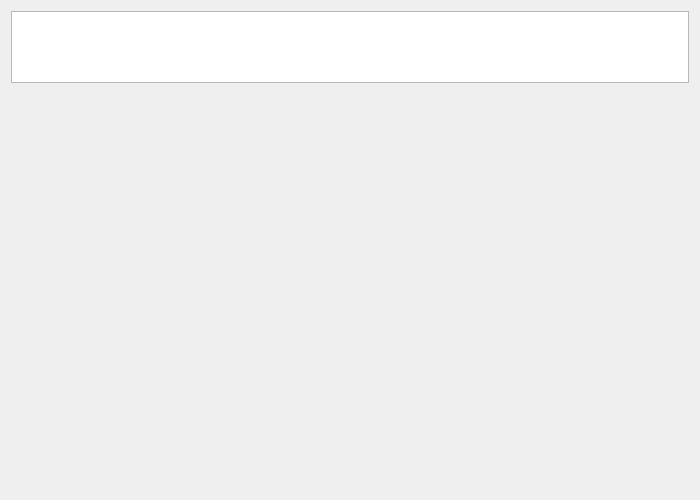
<?xml version="1.0" encoding="UTF-8"?>
<ui version="4.0">
 <class>AdapterPage</class>
 <widget class="QWidget" name="AdapterPage">
  <property name="geometry">
   <rect>
    <x>0</x>
    <y>0</y>
    <width>700</width>
    <height>500</height>
   </rect>
  </property>
  <property name="windowTitle">
   <string>Adapter</string>
  </property>
  <property name="windowIcon">
   <iconset resource="source.qrc">
    <normaloff>:/images/icon_adapter_normal.png</normaloff>
    <disabledoff>:/images/icon_adapter_disabled.png</disabledoff>
    <selectedoff>:/images/icon_adapter_selected.png</selectedoff>:/images/icon_adapter_normal.png</iconset>
  </property>
  <layout class="QVBoxLayout" name="verticalLayout">
   <item>
    <widget class="QListWidget" name="_list">
     <property name="sizePolicy">
      <sizepolicy hsizetype="Expanding" vsizetype="Preferred">
       <horstretch>0</horstretch>
       <verstretch>0</verstretch>
      </sizepolicy>
     </property>
     <property name="verticalScrollBarPolicy">
      <enum>Qt::ScrollBarAlwaysOff</enum>
     </property>
     <property name="sizeAdjustPolicy">
      <enum>QAbstractScrollArea::AdjustToContents</enum>
     </property>
     <property name="editTriggers">
      <set>QAbstractItemView::NoEditTriggers</set>
     </property>
     <property name="iconSize">
      <size>
       <width>32</width>
       <height>32</height>
      </size>
     </property>
     <property name="textElideMode">
      <enum>Qt::ElideNone</enum>
     </property>
     <property name="movement">
      <enum>QListView::Static</enum>
     </property>
     <property name="flow">
      <enum>QListView::LeftToRight</enum>
     </property>
     <property name="isWrapping" stdset="0">
      <bool>false</bool>
     </property>
     <property name="viewMode">
      <enum>QListView::IconMode</enum>
     </property>
    </widget>
   </item>
   <item>
    <widget class="QStackedWidget" name="_pages">
     <property name="sizePolicy">
      <sizepolicy hsizetype="Preferred" vsizetype="Expanding">
       <horstretch>0</horstretch>
       <verstretch>0</verstretch>
      </sizepolicy>
     </property>
     <property name="currentIndex">
      <number>0</number>
     </property>
     <widget class="QWidget" name="_pageEmpty"/>
    </widget>
   </item>
  </layout>
 </widget>
 <resources>
  <include location="source.qrc"/>
 </resources>
 <connections/>
</ui>
